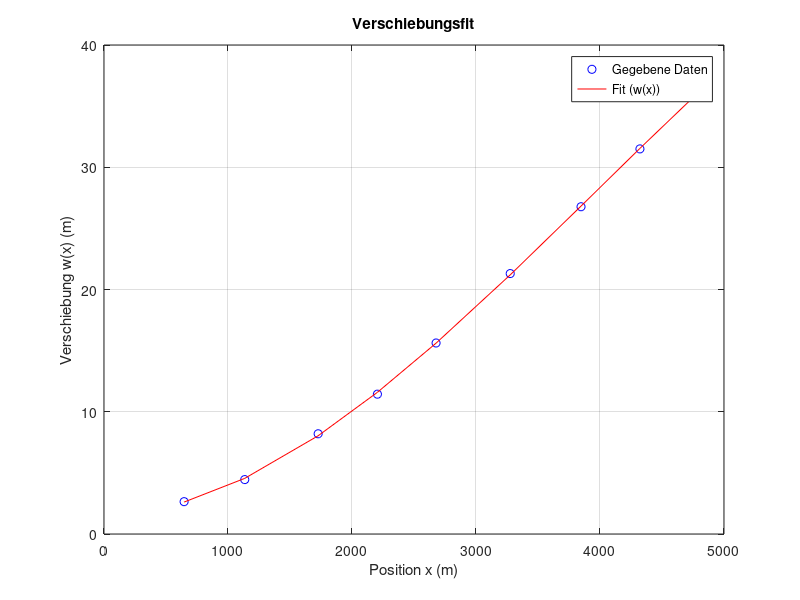

The MATLAB script that drew this image:
% EI * [k] * [u] = [F]
% EI * k * [w_x; w_y; w_z; phi_x; phi_y; phi_z ... mit index 2 ] * [F_x ;F_y ;F_z; M_x; M_y; M_z ... mit index 2]
% EI * k * [w1, phix1, phiy1, w2, phix2, phiy2] = [Fz1, Mx1, My1, Fz2, Mx2, My2]

% Gegebene Daten
x = [646, 1135, 1727, 2205, 2678, 3276, 3847, 4322, 4795]; % Positionen (mm)
w = [2.64533349731956, 4.45048900136384, 8.19861958355964, ...
     11.4390276173267, 15.6241738882355, 21.3035849913526, ...
     26.7704441867653, 31.5015611665103, 36.1671690345242]; % Verschiebungen (mm)

% % Umrechnung in Meter
% x = x / 1000; % mm -> m
% w = w / 1000; % mm -> m

% Fitten eines Polynoms dritten Grades
p = polyfit(x, w, 3);

% Koeffizienten ausgeben
disp('Polynomkoeffizienten (w(x) = a3*x^3 + a2*x^2 + a1*x + a0):');
disp(p);

% Berechnung von EI
F_z = 5000; % Gesamtkraft in N
a3 = p(1); % Koeffizient für x^3
EI = F_z / (6 * a3);

% Ergebnis ausgeben
disp('Biegesteifigkeit EI (Nm^2):');
disp(EI);

% Plot des Fits
w_fit = polyval(p, x); % Berechnete Werte aus dem Fit
figure;
plot(x, w, 'bo', 'DisplayName', 'Gegebene Daten'); hold on;
plot(x, w_fit, 'r-', 'DisplayName', 'Fit (w(x))');
xlabel('Position x (m)');
ylabel('Verschiebung w(x) (m)');
legend('show');
grid on;
title('Verschiebungsfit');

